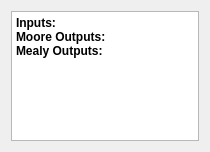
<?xml version="1.0" encoding="UTF-8"?>
<ui version="4.0">
 <author>Stefan Duffner</author>
 <class>IOViewDlg</class>
 <widget class="QDialog" name="IOViewDlg">
  <property name="windowModality">
   <enum>Qt::NonModal</enum>
  </property>
  <property name="geometry">
   <rect>
    <x>0</x>
    <y>0</y>
    <width>210</width>
    <height>152</height>
   </rect>
  </property>
  <property name="sizePolicy">
   <sizepolicy hsizetype="Preferred" vsizetype="Preferred">
    <horstretch>1</horstretch>
    <verstretch>1</verstretch>
   </sizepolicy>
  </property>
  <property name="minimumSize">
   <size>
    <width>0</width>
    <height>0</height>
   </size>
  </property>
  <property name="maximumSize">
   <size>
    <width>800</width>
    <height>600</height>
   </size>
  </property>
  <property name="windowTitle">
   <string>IOView</string>
  </property>
  <property name="sizeGripEnabled">
   <bool>false</bool>
  </property>
  <layout class="QVBoxLayout">
   <property name="spacing">
    <number>6</number>
   </property>
   <property name="margin">
    <number>11</number>
   </property>
   <item>
    <widget class="QTextBrowser" name="textBrowser">
     <property name="sizePolicy">
      <sizepolicy hsizetype="Preferred" vsizetype="Preferred">
       <horstretch>1</horstretch>
       <verstretch>1</verstretch>
      </sizepolicy>
     </property>
     <property name="verticalScrollBarPolicy">
      <enum>Qt::ScrollBarAlwaysOff</enum>
     </property>
     <property name="horizontalScrollBarPolicy">
      <enum>Qt::ScrollBarAlwaysOff</enum>
     </property>
     <property name="lineWrapMode">
      <enum>QTextEdit::NoWrap</enum>
     </property>
     <property name="html">
      <string>&lt;!DOCTYPE HTML PUBLIC &quot;-//W3C//DTD HTML 4.0//EN&quot; &quot;http://www.w3.org/TR/REC-html40/strict.dtd&quot;&gt;
&lt;html&gt;&lt;head&gt;&lt;meta name=&quot;qrichtext&quot; content=&quot;1&quot; /&gt;&lt;style type=&quot;text/css&quot;&gt;
p, li { white-space: pre-wrap; }
&lt;/style&gt;&lt;/head&gt;&lt;body style=&quot; font-family:'Sans Serif'; font-size:9pt; font-weight:400; font-style:normal;&quot;&gt;
&lt;p style=&quot; margin-top:0px; margin-bottom:0px; margin-left:0px; margin-right:0px; -qt-block-indent:0; text-indent:0px;&quot;&gt;&lt;span style=&quot; font-family:'DejaVu Sans'; font-weight:600;&quot;&gt;Inputs:&lt;/span&gt;&lt;/p&gt;
&lt;p style=&quot; margin-top:0px; margin-bottom:0px; margin-left:0px; margin-right:0px; -qt-block-indent:0; text-indent:0px;&quot;&gt;&lt;span style=&quot; font-family:'DejaVu Sans'; font-weight:600;&quot;&gt;Moore Outputs:&lt;/span&gt;&lt;/p&gt;
&lt;p style=&quot; margin-top:0px; margin-bottom:0px; margin-left:0px; margin-right:0px; -qt-block-indent:0; text-indent:0px;&quot;&gt;&lt;span style=&quot; font-family:'DejaVu Sans'; font-weight:600;&quot;&gt;Mealy Outputs:&lt;/span&gt;&lt;/p&gt;&lt;/body&gt;&lt;/html&gt;</string>
     </property>
    </widget>
   </item>
  </layout>
 </widget>
 <layoutdefault spacing="6" margin="11"/>
 <includes>
  <include location="local">WSpinBox.h</include>
 </includes>
 <resources/>
 <connections/>
</ui>
